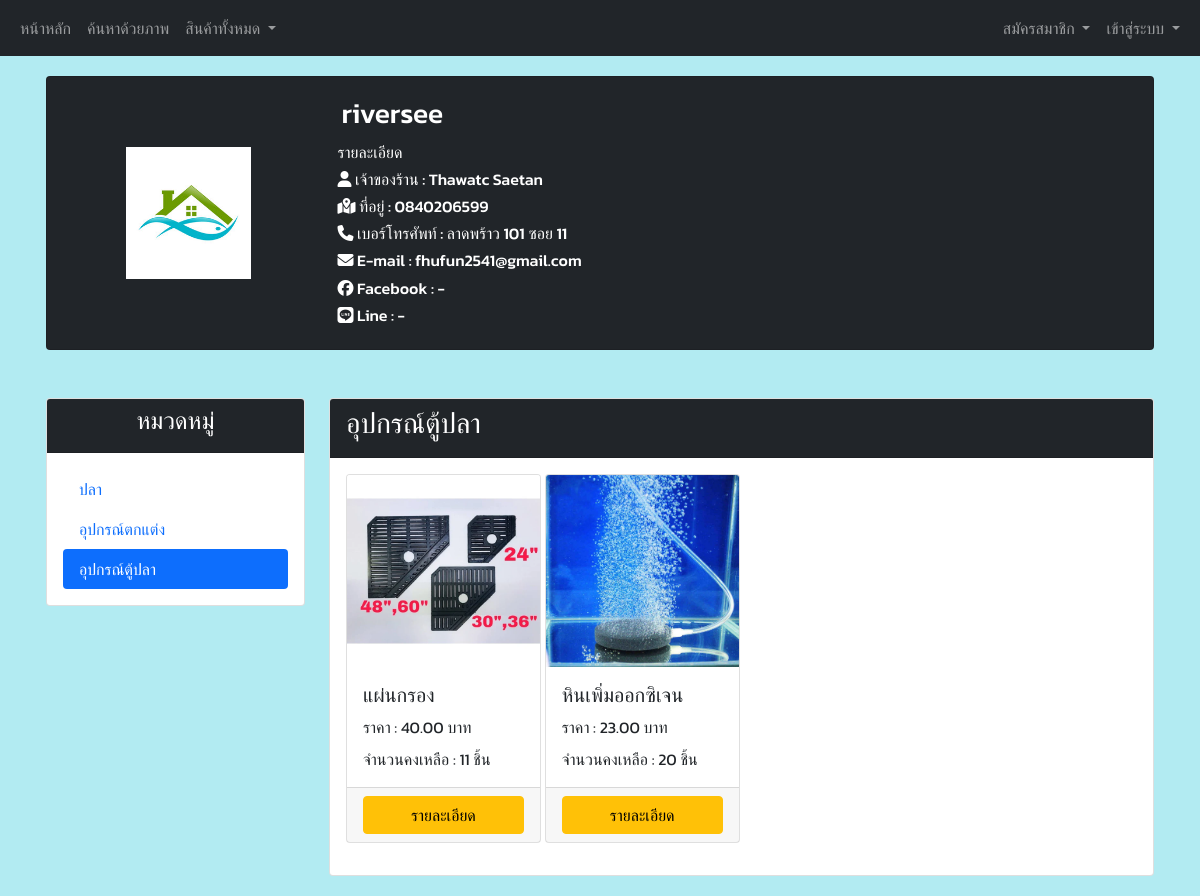
Screenshot of /shop_tool/GTX with the database file from the repository.
### tables this page shows
CREATE TABLE "seller" (
	"seller_ID"	TEXT,
	"seller_Firstname"	TEXT,
	"seller_Lastname"	TEXT,
	"seller_Email"	TEXT,
	"seller_Telephone"	TEXT,
	"seller_Address"	TEXT,
	"seller_Line"	TEXT,
	"seller_Facebook"	TEXT,
	"seller_Password"	TEXT,
	"seller_Storename"	TEXT,
	"seller_pic"	TEXT,
	"seller_status"	TEXT,
	"seller_status_color"	TEXT,
	PRIMARY KEY("seller_ID")
);

CREATE TABLE "tool_product" (
	"tool_ID"	INTEGER NOT NULL,
	"tool_Name"	TEXT NOT NULL,
	"tool_Price"	REAL NOT NULL,
	"tool_Amount"	INTEGER NOT NULL,
	"tool_Description"	TEXT,
	"tool_Images"	TEXT NOT NULL,
	"tool_Owner"	TEXT NOT NULL,
	"time"	TEXT,
	PRIMARY KEY("tool_ID" AUTOINCREMENT)
);

### app.py (the view)
@app.route("/shop_tool/<string:id_data>", methods=["GET", "POST"])
def shop_tool(id_data):
    SellerID = id_data
    if session.get("user",None) is not None:
        if session.get("role") == 'seller':
            with sqlite3.connect("mydata.db") as connect:
                cur = connect.cursor()
                cur.execute("select * from seller where seller_id = ?",[SellerID])
                seller = cur.fetchall()
                cur.execute("select count(*) from tool_product where tool_Owner = ?",[SellerID])
                tool_total = cur.fetchone()[0]
                page, per_page, offset = get_page_args(page_parameter='page')
                per_page = 12
                if offset != 0:
                    offset = offset + 2
                sql = "SELECT * FROM tool_product where tool_Owner = ? ORDER BY time desc LIMIT ? OFFSET ?"
                val = [SellerID,per_page, offset]
                cur.execute(sql,val)
                toolproduct_data = cur.fetchall()
                tool_pagination = Pagination(
                    page=page,
                    per_page=per_page,
                    total=tool_total,
                    css_framework='bootstrap4'
                )
                return render_template(
                    "shop_tool_seller.html",
                    tool_pagination=tool_pagination,
                    seller_shop=seller[0],
                    toolproduct_data=toolproduct_data,
                    seller = session['user']
                )
        if session.get("role") == 'user':
            with sqlite3.connect("mydata.db") as connect:
                cur = connect.cursor()
                cur.execute("select * from seller where seller_id = ?",[SellerID])
                seller = cur.fetchall()
                cur.execute("select count(*) from tool_product where tool_Owner = ?",[SellerID])
                tool_total = cur.fetchone()[0]
                page, per_page, offset = get_page_args(page_parameter='page')
                per_page = 12
                if offset != 0:
                    offset = offset + 2
                sql = "SELECT * FROM tool_product where tool_Owner = ? ORDER BY time desc LIMIT ? OFFSET ?"
                val = [SellerID,per_page, offset]
                cur.execute(sql,val)
                toolproduct_data = cur.fetchall()
                tool_pagination = Pagination(
                    page=page,
                    per_page=per_page,
                    total=tool_total,
                    css_framework='bootstrap4'
                )
                return render_template(
                    "shop_tool_user.html",
                    tool_pagination=tool_pagination,
                    seller_shop=seller[0],
                    toolproduct_data=toolproduct_data,
                    user = session['user']
                )
    else:
        with sqlite3.connect("mydata.db") as connect:
            cur = connect.cursor()
            cur.execute("select * from seller where seller_id = ?",[SellerID])
            seller = cur.fetchall()
            cur.execute("select count(*) from tool_product where tool_Owner = ?",[SellerID])
            tool_total = cur.fetchone()[0]
            page, per_page, offset = get_page_args(page_parameter='page')
            per_page = 12
            if offset != 0:
                offset = offset + 2
            sql = "SELECT * FROM tool_product where tool_Owner = ? ORDER BY time desc LIMIT ? OFFSET ?"
            val = [SellerID,per_page, offset]
            cur.execute(sql,val)
            toolproduct_data = cur.fetchall()
            tool_pagination = Pagination(
                page=page,
                per_page=per_page,
                total=tool_total,
                css_framework='bootstrap4'
            )
            for i in range(len(toolproduct_data)):
                toolproduct_data[i] = list(toolproduct_data[i])
                toolproduct_data[i][2] = str('{:,.2f}'.format(toolproduct_data[i][2]))
                toolproduct_data[i][3] = str('{:,}'.format(int(toolproduct_data[i][3])))
                toolproduct_data[i] = tuple(toolproduct_data[i])
            return render_template(
                "shop_tool.html",
                tool_pagination=tool_pagination,
                seller_shop=seller[0],
                toolproduct_data=toolproduct_data
            )

### templates/shop_tool.html (shortened to what this page needs)
{% extends "header.html" %} {% block content %}
<head>
    <link rel="stylesheet" type="text/css" href="{{ url_for('static',filename='css/styles.css') }}">
</head>
<div class="container p-3 my-1">
    <div class="row g-5">
        <div class="col-12 ">
            <div class="card bg-dark">
                <div class="card-body">
                    <div class="row">
                        <div class="col-md-3 align-self-center">
                            <img src="../{{seller_shop[10]}}" style="width: 50%; height:50; display: block; margin-left: auto; margin-right: auto;">
                        </div>
                        <div class="col-md-7">
                            <h3 style="color: white;" class="p-1">{{seller_shop[9]}}</h3>
                            <h6>รายละเอียด</h6>
                            <h6><i class="fas fa-user"></i> เจ้าของร้าน : {{seller_shop[1]}} {{seller_shop[2]}}</h6>
                            <h6><i class="fas fa-map-marked-alt"></i> ที่อยู่ : {{seller_shop[5]}}</h6>
                            <h6><i class="fas fa-phone"></i> เบอร์โทรศัพท์ : {{seller_shop[4]}}</h6>
                            <h6><i class="fas fa-envelope"></i> E-mail : {{seller_shop[3]}}</h6>
                            <h6><i class="fab fa-facebook"></i> Facebook : {{seller_shop[7]}}</h6>
                            <h6><i class="fab fa-line"></i> Line : {{seller_shop[6]}}</h6>
                        </div>
                    </div>
                </div>
            </div>
        </div>
        <div class="col-12">
            <div class="row gx-4 gy-1">
                <div class="col-xs-12 col-md-3">
                    <div class="card">
                        <div class="card-header bg-dark">
                            <h4 style="color: white;" class="text-center">หมวดหมู่</h4>
                        </div>
                        <div class="card-body">
                            <ul class="nav flex-column nav-pills" id="v-pills-tab" role="tablist" aria-orientation="vertical">
                                <li class="nav-item">
                                    <a class="nav-link" type="button" href="/shop_fish/{{seller_shop[0]}}" id="shop-fish-tab">ปลา</a>
                                </li>
                                <li class="nav-item">
                                    <a class="nav-link" type="button" href="/shop_accessories/{{seller_shop[0]}}" id="shop-decoration-tab">อุปกรณ์ตกแต่ง</a>
                                </li>
                                <li class="nav-item">
                                    <a class="nav-link active" type="button" href="/shop_tool/{{seller_shop[0]}}" id="shop-tool-tab">อุปกรณ์ตู้ปลา</a>
                                </li>
                            </ul>
                        </div>
                    </div>
                </div>
                <div class="col-xs-12 col-sm-12 col-md-9">
                    <div>
                        <div class="tab-pane fade show active" id="shop-fish" role="tabpanel" aria-labelledby="shop-fish-tab">
                            <div class="card">
                                <div class="card-header bg-dark">
                                    <h3>อุปกรณ์ตู้ปลา</h3>
                                </div>
                                <div class="card-body">
                                    <div class="row g-1">
                                        {%for row in toolproduct_data %}
                                        <div class="col-xs-3 col-sm-3 col-md-3 mb-3">
                                            <div class="card h-100">
                                                <img src="../{{row.5}}" class="card-img-top">
                                                <div class="card-body">
                                                    <h5 class="card-title">{{row.1}}</h5>
                                                    <p class="card-text">ราคา : {{row.2}} บาท</p>
                                                    <p class="card-text">จำนวนคงเหลือ : {{row.3}} ชิ้น</p>
                                                </div>
                                                <div class="card-footer">
                                                    <div class="d-grid gap-2">
                                                        <button type="button" data-bs-toggle="modal" data-bs-target="#fishdetail{{row.0}}" class="btn btn-warning">รายละเอียด</button>
                                                    </div>
                                                </div>
                                            </div>
                                        </div>
                                        {%endfor%} {{tool_pagination.links}}
                                    </div>
                                </div>
                            </div>
                        </div>
                    </div>
                </div>
            </div>
        </div>
    </div>
</div>
{% endblock %}

### static/css/styles.css (style rules this page uses)
p { margin-bottom: 0.5rem; }
h6 { color: white; }
h3 { color: white; }
a, p, h1, h2, h3, h4, h5, h6, .btn, label, .col-form-label, span, input, textarea, table { font-family: 'Kanit', sans-serif; }

### rows the page displays
seller: seller_Storename "riversee", seller_Firstname "Thawatc", seller_Lastname "Saetan", seller_Address "0840206599", seller_Telephone "ลาดพร้าว 101 ซอย 11", seller_Email "fhufun2541@gmail.com", seller_Facebook "-", seller_Line "-"
tool_product: shows a picture, tool_Name "แผ่นกรอง", tool_Price "40.00", tool_Amount "11"
tool_product: shows a picture, tool_Name "หินเพิ่มออกซิเจน", tool_Price "23.00", tool_Amount "20"
